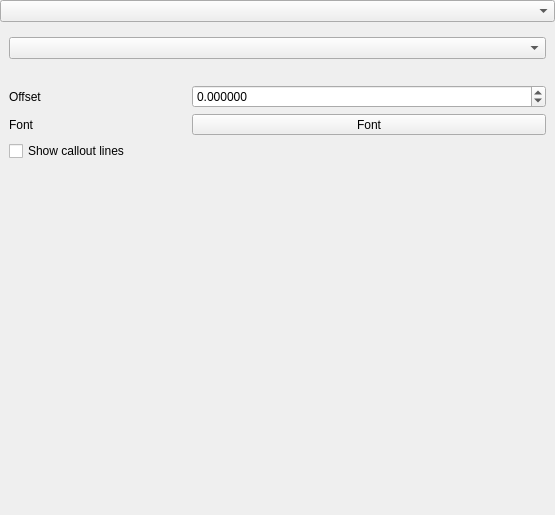
<?xml version="1.0" encoding="UTF-8"?>
<ui version="4.0">
 <class>QgsAnnotationLayer3dRendererWidgetBase</class>
 <widget class="QWidget" name="QgsAnnotationLayer3dRendererWidgetBase">
  <property name="geometry">
   <rect>
    <x>0</x>
    <y>0</y>
    <width>555</width>
    <height>515</height>
   </rect>
  </property>
  <property name="windowTitle">
   <string>Annotation Layer 3D Renderer</string>
  </property>
  <layout class="QVBoxLayout" name="verticalLayout">
   <property name="leftMargin">
    <number>0</number>
   </property>
   <property name="topMargin">
    <number>0</number>
   </property>
   <property name="rightMargin">
    <number>0</number>
   </property>
   <property name="bottomMargin">
    <number>0</number>
   </property>
   <item>
    <widget class="QComboBox" name="mComboRendererType"/>
   </item>
   <item>
    <widget class="QStackedWidget" name="mStackedWidget">
     <property name="currentIndex">
      <number>1</number>
     </property>
     <widget class="QWidget" name="mPageNoRenderer"/>
     <widget class="QWidget" name="mPageBillboards">
      <layout class="QGridLayout" name="gridLayout" columnstretch="1,2">
       <item row="2" column="1">
        <widget class="QgsDoubleSpinBox" name="mOffsetZSpinBox">
         <property name="decimals">
          <number>6</number>
         </property>
         <property name="minimum">
          <double>-99999999999.000000000000000</double>
         </property>
         <property name="maximum">
          <double>99999999999.000000000000000</double>
         </property>
        </widget>
       </item>
       <item row="2" column="0">
        <widget class="QLabel" name="mOffsetLabel">
         <property name="text">
          <string>Offset</string>
         </property>
        </widget>
       </item>
       <item row="5" column="0">
        <spacer name="verticalSpacer_2">
         <property name="orientation">
          <enum>Qt::Vertical</enum>
         </property>
         <property name="sizeHint" stdset="0">
          <size>
           <width>20</width>
           <height>40</height>
          </size>
         </property>
        </spacer>
       </item>
       <item row="1" column="0" colspan="2">
        <widget class="QLabel" name="mLabelClampingExplanation">
         <property name="text">
          <string/>
         </property>
         <property name="wordWrap">
          <bool>true</bool>
         </property>
        </widget>
       </item>
       <item row="4" column="0" colspan="2">
        <widget class="QCheckBox" name="mCheckShowCallouts">
         <property name="toolTip">
          <string>If checked, vertical lines will be drawn from the terrain to the billboard symbol</string>
         </property>
         <property name="text">
          <string>Show callout lines</string>
         </property>
        </widget>
       </item>
       <item row="0" column="0" colspan="2">
        <widget class="QComboBox" name="mComboClamping"/>
       </item>
       <item row="3" column="1">
        <widget class="QgsFontButton" name="mFontButton">
         <property name="sizePolicy">
          <sizepolicy hsizetype="Preferred" vsizetype="Fixed">
           <horstretch>0</horstretch>
           <verstretch>0</verstretch>
          </sizepolicy>
         </property>
         <property name="text">
          <string>Font</string>
         </property>
        </widget>
       </item>
       <item row="3" column="0">
        <widget class="QLabel" name="mOffsetLabel_2">
         <property name="text">
          <string>Font</string>
         </property>
        </widget>
       </item>
      </layout>
     </widget>
    </widget>
   </item>
   <item>
    <spacer name="verticalSpacer">
     <property name="orientation">
      <enum>Qt::Vertical</enum>
     </property>
     <property name="sizeHint" stdset="0">
      <size>
       <width>20</width>
       <height>40</height>
      </size>
     </property>
    </spacer>
   </item>
  </layout>
 </widget>
 <customwidgets>
  <customwidget>
   <class>QgsDoubleSpinBox</class>
   <extends>QDoubleSpinBox</extends>
   <header>qgsdoublespinbox.h</header>
  </customwidget>
  <customwidget>
   <class>QgsFontButton</class>
   <extends>QToolButton</extends>
   <header>qgsfontbutton.h</header>
  </customwidget>
 </customwidgets>
 <tabstops>
  <tabstop>mComboRendererType</tabstop>
  <tabstop>mComboClamping</tabstop>
  <tabstop>mOffsetZSpinBox</tabstop>
  <tabstop>mFontButton</tabstop>
  <tabstop>mCheckShowCallouts</tabstop>
 </tabstops>
 <resources/>
 <connections/>
</ui>
